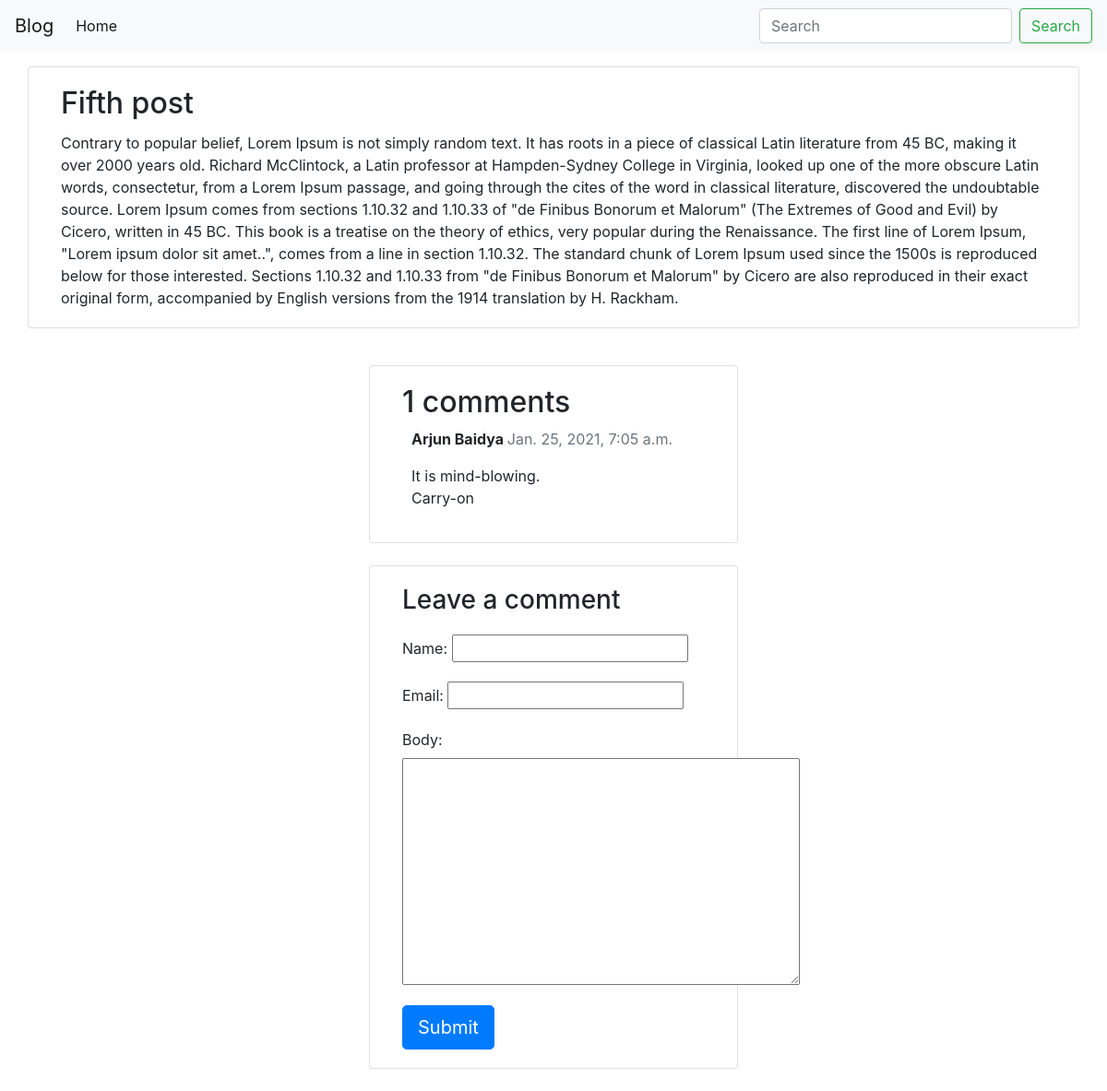
The page /fifth-post/ on the database its author committed.
### blog/models.py (models this page shows, shortened)
class Post(models.Model):
    title = models.CharField(max_length=200, unique=True)
    slug = models.SlugField(max_length=200, unique=True)
    author = models.ForeignKey(User, on_delete=models.CASCADE, related_name='blog_post')
    updated_on = models.DateTimeField(auto_now=True)
    content = models.TextField()
    created_on = models.DateTimeField(auto_now_add=True)
    status = models.IntegerField(choices=STATUS, default=0)
    class Meta:
        ordering = ['-created_on']

class Comment(models.Model):
    post = models.ForeignKey(Post, on_delete=models.CASCADE, related_name='comments')
    name = models.CharField(max_length=50)
    email = models.EmailField()
    body = models.TextField()
    created_on = models.DateTimeField(auto_now_add=True)
    active = models.BooleanField(default=False)
    class Meta:
        ordering = ['created_on']

### blog/views.py (the view)
# urls.py: path('<slug:slug>/', views.post_detail, name='post_detail'),
def post_detail(request, slug):
    template_name = 'post_detail.html'
    post = get_object_or_404(Post, slug=slug)
    comments = post.comments.filter(active=True)
    new_comment = None
    if request.method == 'POST':
        comment_form = CommentForm(data=request.POST)
        if comment_form.is_valid():
            new_comment = comment_form.save(commit=False)
            new_comment.post = post
            new_comment.save()
    else:
        comment_form = CommentForm()
    return render(request, template_name,
                  {'post': post, 'comments': comments, 'new_comment': new_comment, 'comment_form': comment_form})

### blog/forms.py
class CommentForm(forms.ModelForm):
    class Meta:
        model = Comment
        fields = ('name', 'email', 'body')

### templates/post_detail.html (shortened to what this page needs)
{% extends 'base.html' %}
{% block content%}
        <div class="container">
            <div class="row">
                <div class="col-md-12 card mb-4 mt-3 left top">
                    <div class="card-body">
                        <h2 class="card-title">{{ post.title }}</h2>
                        <p class="card-text ">{{ post.content | safe }}</p>
                    </div>
                </div>
            </div>
        </div>
    <div class="col-md-4 card mb-4  mt-3 container">
      <div class="card-body">
        <h2>{{ comments.count }} comments</h2>
        {% for comment in comments %}
        <div class="comments" style="padding-left: 10px;">
          <p class="font-weight-bold">
            {{ comment.name }}
            <span class=" text-muted font-weight-normal">
              {{ comment.created_on }}
            </span>
          </p>
          {{ comment.body | linebreaks }}
        </div>
        {% endfor %}
      </div>
    </div>
    <div class="col-md-4 card mb-4  mt-3 container">
      <div class="card-body">
        {% if new_comment %}
        <div class="alert alert-success" role="alert">
          Your comment is awaiting moderation
        </div>
        {% else %}
        <h3>Leave a comment</h3>
        <form method="post" style="margin-top: 1.3em;">
          {{ comment_form.as_p }}
          <button type="submit" class="btn btn-primary  btn-lg">Submit</button>
        </form>
        {% endif %}
      </div>
    </div>
{% endblock content %}

### rows shown on the page
Post: title "Fifth post", content "Contrary to popular belief, Lorem Ipsum is not simply random text. It has roots in a piece of classical Latin literature from 45 BC, making it over 2000 years old. Richard McClintock, a Latin professor at Hampden-Sydney College in Virginia, looked up one of the more obscure Latin words, consectetur, from a Lorem Ipsum passage, and going through the cites of the word in classical literature, discovered the undoubtable source. Lorem Ipsum comes from sections 1.10.32 and 1.10.33 of \"de Finibus Bonorum et Malorum\" (The Extremes of Good and Evil) by Cicero, written in 45 BC. This book is a treatise on the theory of ethics, very popular during the Renaissance. The first line of Lorem Ipsum,…"
Comment: name "Arjun Baidya", created_on "Jan. 25, 2021, 7:05 a.m.", body "It is mind-blowing. Carry-on"

### other values the page prints
{{ comments.count }} "1"
